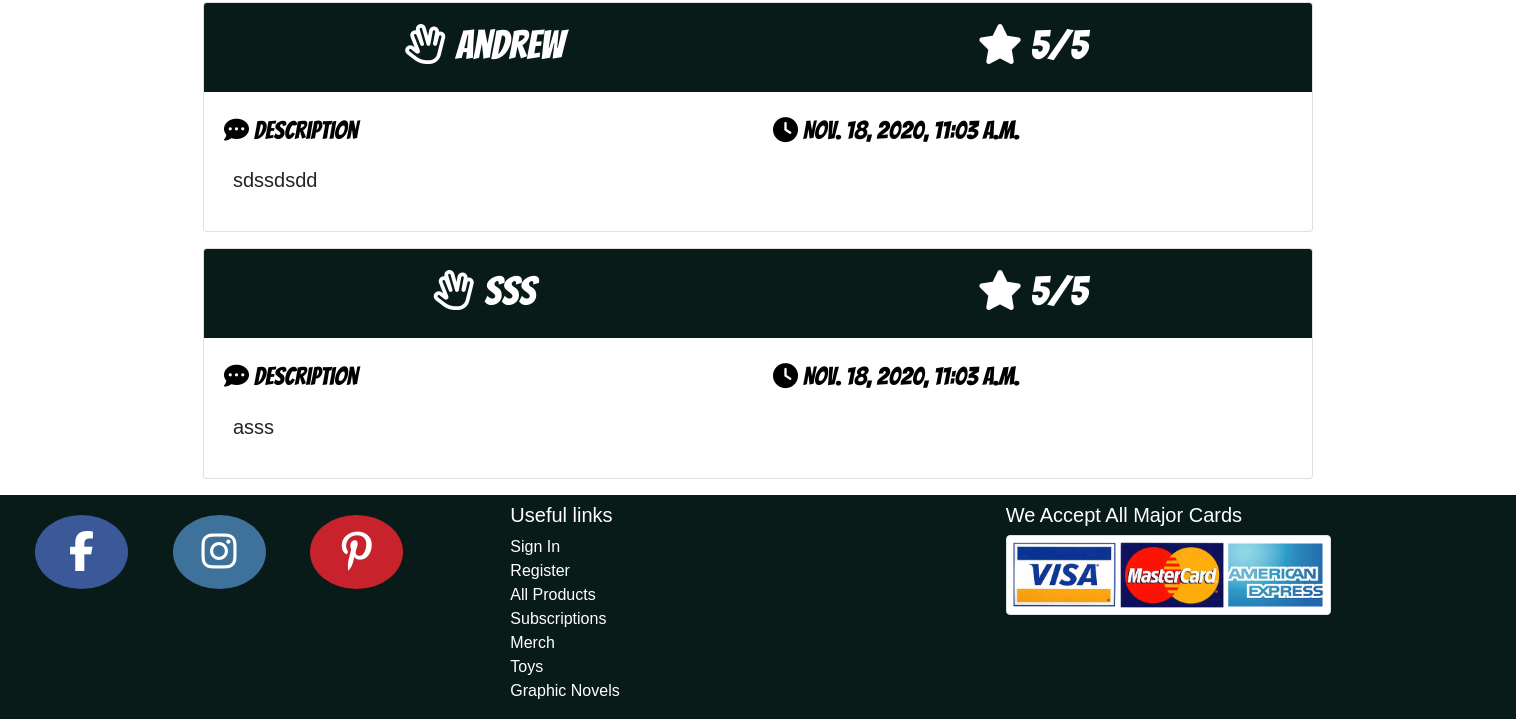
The page /products/13/ (lower part) on the database as committed earlier.
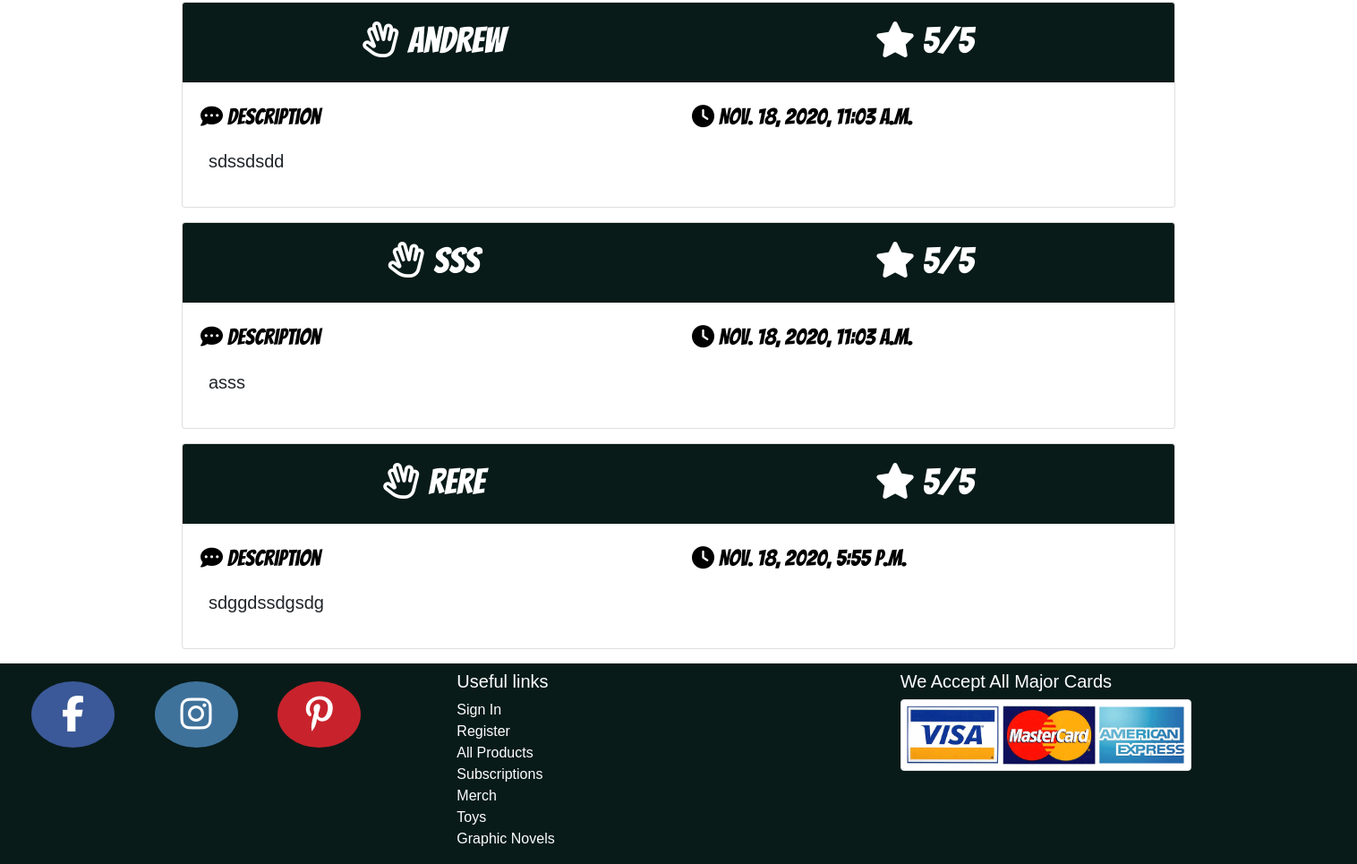
The same page on the database as committed later.
### products/models.py (models this page shows, shortened)
class Reviews(models.Model):
    product = models.ForeignKey(
        'Product', null=True, blank=True, on_delete=models.SET_NULL)
    name = models.CharField(max_length=254)
    rating = models.IntegerField(blank=False)
    date = models.DateTimeField(auto_now_add=True)
    description = models.TextField()

### products/views.py (the view)
# urls.py: path('<int:product_id>/', views.item_detail, name='item_detail'),
def item_detail(request, product_id):
    product = get_object_or_404(Product, pk=product_id)
    reviews = Reviews.objects.filter(product=product_id)
    form = ReviewForm()
    average = reviews.aggregate(Avg('rating'))
    rating = average['rating__avg']
    context = {
        'product': product,
        'reviews': reviews,
        'form': form,
        'average_rating': rating,
    }
    return render(request, 'products/item-detail.html', context)

### bag/contexts.py (called while the page is built, shortened)
def basket_contents(request):
    bag_items = []
    total = 0
    product_count = 0
    bag = request.session.get('bag', {})
    if total < settings.FREE_DELIVERY_THRESHOLD:
        delivery = total * Decimal(settings.STANDARD_DELIVERY_PERCENTAGE / 100)
        free_delivery_delta = settings.FREE_DELIVERY_THRESHOLD - total
    else:
        delivery = 0
        free_delivery_delta = 0
    grand_total = delivery + total
    context = {
        'bag_items': bag_items,
        'total': total,
        'product_count': product_count,
        'delivery': delivery,
        'free_delivery_delta': free_delivery_delta,
        'free_delivery_threshold': settings.FREE_DELIVERY_THRESHOLD,
        'grand_total': grand_total,
    }
    return context

### products/models.py (called while the page is built)
    def __str__(self):
        return self.name

### products/templates/products/item-detail.html (shortened to what this page needs)
{% extends 'base.html' %} {% load static %} {% block content %}
<div class="row">
	<div class="col-12">
		<div class="container">
			{% if reviews %}
			{% for review in reviews %}
			<div class="card mb-3">
				<div class="card-header">
					<div class="row card-heading">
						<div class="col-6">
							<p class="mt-0 mb-1">
								<i class="far fa-hand-spock"></i> {{ review.name }}
							</p>
						</div>
						<div class="col-6 rating">
							<i class="fas fa-star"></i> {{ review.rating }}/5
						</div>
					</div>
				</div>
				<div class="card-body">
                <div class="row text-left">
                <div class="col-6">
					<p class="product-title">
						<i class="fas fa-comment-dots"></i> Description
					</p>
                </div>
                      <div class="col-6 rating product-title">
							<i class="fas fa-clock"></i> {{ review.date }}
						</div></div>
                         <div class="row pl-4">
					<p class="mb-3 product-text">{{ review.description }}</p>
				</div></div>
			</div>{% endfor %}
			{% else %}
			<p class="product-text text-center text-danger text-upper">No Reviews Added, Feel Free To Add Your Own</p>
			{% endif %}
		</div>
	</div>
</div>
{% endblock %}

Rows that differ between the two databases and show on the page:
added Reviews: name "rere", rating "5", date "Nov. 18, 2020, 5:55 p.m.", description "sdggdssdgsdg"
